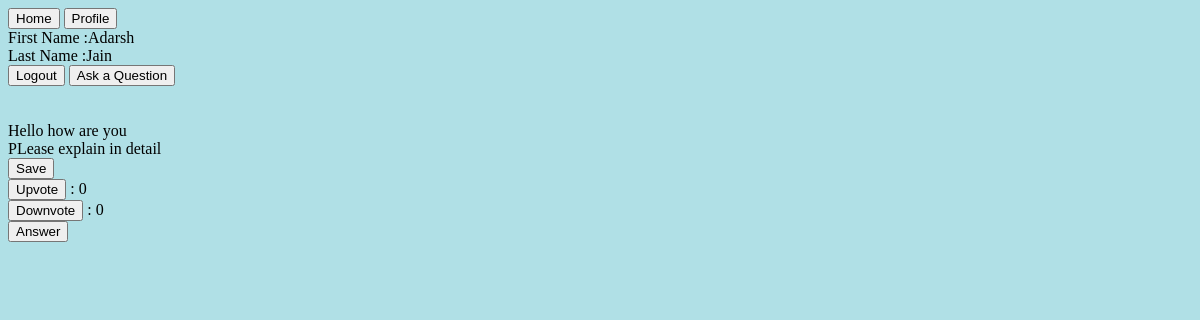
/home/dashboard/ (signed in), run on an earlier commit of the app's database.
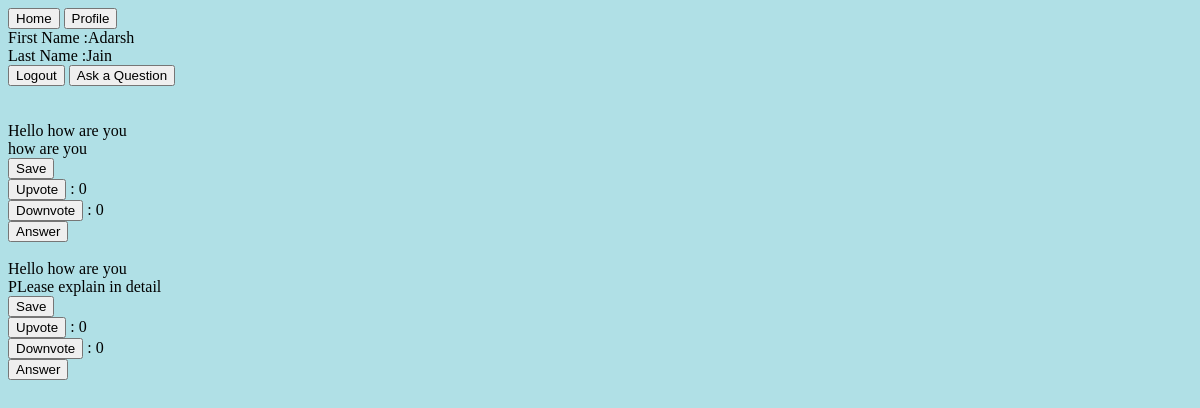
And on a later commit of the database.
### home/models.py (models this page shows, shortened)
class Question(models.Model):
	explaination = models.CharField(max_length = 300 , default = '')
	text = models.CharField(max_length = 140)
	upvote = models.IntegerField(default = 0)
	downvote = models.IntegerField(default = 0)
	user = models.ForeignKey(User, on_delete = models.CASCADE)
	topic_choices = (
		('topic1' , 'topic1'),
		('topic2' , 'topic2'),
		)
	interests = models.CharField(max_length = 10 , default = '',choices = topic_choices)
	creation_date = models.DateTimeField(default = timezone.now())

### home/views.py (the view, shortened to what this page needs)
# urls.py: path('dashboard/' , views.dashboard , name = 'dashboard'),
@login_required
def dashboard(request ):
	user = User.objects.get(username = request.user)
	interests  = Interests.objects.filter(user = user )
	list1 = []
	for interest in interests:
		list1.append(interest.interest)
	l1 = set(list1)
	question_id = set()
	questions = Question.objects.all().exclude(user = user).order_by('-creation_date')
	for question in questions:
		x = list(re.sub("[\[\]',]","",question.interests).split(" "))
		l2 = set(x)
		if l1.intersection(l2):
			question_id.add(question.id)
	if question_id:
		questions = Question.objects.filter(id__in = question_id).order_by('-creation_date')
	else:
		for question in questions:
			 question_id.add(question.id)
	answers = Answer.objects.filter(question_id__in = question_id)
	ups = Vote_q.objects.filter(question_id__in = question_id).filter(upvote = True)
	downs = Vote_q.objects.filter(question_id__in = question_id).filter(downvote = True)
	for question in questions:
		count = 0
		for up in ups:
			if up.question_id == question.id:
				count += 1
		question.upvote = count
		question.save()
	for question in questions:
		count = 0
		for down in downs:
			if down.question_id == question.id:
				count += 1
		question.downvote = count
		question.save()
	answer_id = set()
	for answer in answers:
		answer_id.add(answer.id)
	ups = Vote_a.objects.filter(answer_id__in = answer_id).filter(upvote = True)
	downs = Vote_a.objects.filter(answer_id__in = answer_id).filter(downvote = True)
	return render(request , "home/dashboard.html" , {'user':user , 'questions':questions ,'answers':answers})

### home/templates/home/dashboard.html (shortened to what this page needs)
<!DOCTYPE html>
<head>
</head>
<body style = "background-color: powderblue">
<a href="/home/dashboard/"><button type = "button">Home</button></a>
<a href="/profile/"><button type = "button">Profile</button></a>
<br>
	First Name :{{user.first_name}}<br>
	Last Name  :{{user.last_name}}<br>
	<a href = "/home/logout/"><button type = "button">Logout</button></a>
	<a href = "/home/ask/"><button type = "button">Ask a Question</button></a>
	<br><br>
	{% for question in questions %}
	<div>
	<br>
	{{question.text}}
	<br>
	{{question.explaination}}
	<br>
	<a href = "/home/question/{{question.id}}/save/"><button type = "button">Save</button></a>
	<br>
	<a href = "/home/question/{{question.id}}/upvote/"><button type = "button">Upvote</button></a> : {{question.upvote}}
	<br>
		<a href = "/home/question/{{question.id}}/downvote/"><button type = "button">Downvote</button></a>  : {{question.downvote}}
	<br>
	<a href = "/home/{{question.id}}/answer/"><button type = "button" >Answer</button></a>
	<br>
	{% endfor %}
</body>

What changed in the data, as far as the page shows it:
added Question: text "Hello how are you", explaination "how are you", upvote "0", downvote "0"
